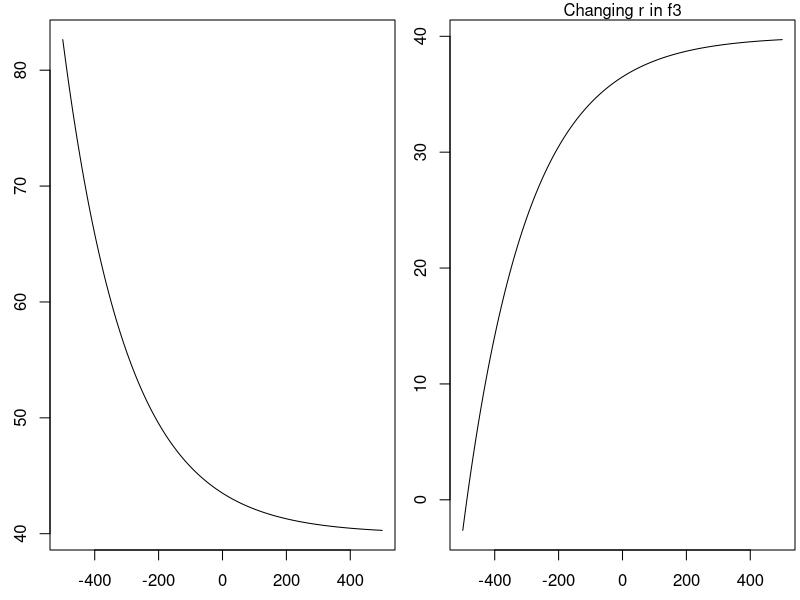
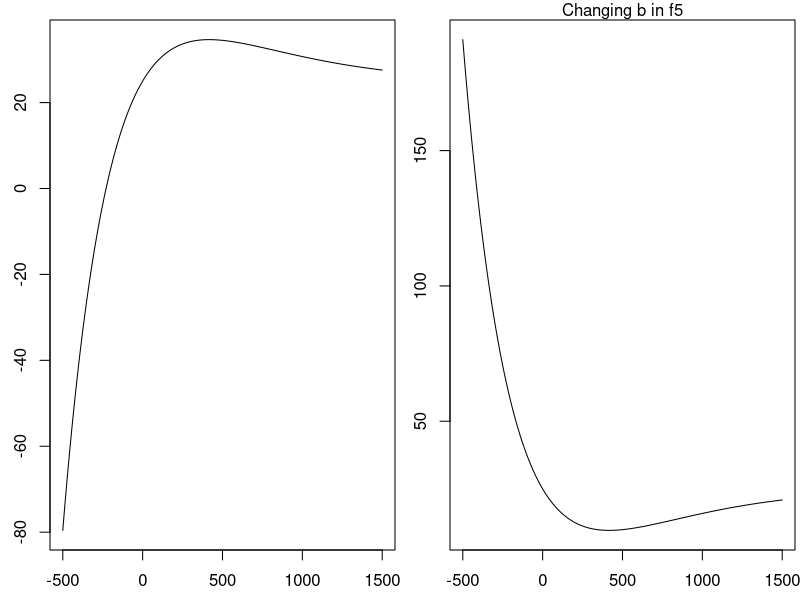

These charts were generated, in order, by the following R code:
## ---- chunk 1
knitr::opts_chunk$set(echo = TRUE)
## ---- chunk 2
rm(list=ls())
f3 <- function(x, s,r,L){

  
  s + r*exp(-L*x)
}

x <- seq(-500,500)
s <- 40
r1 <- 3.5
L <- .005
y1 <- f3(x, s,r1,L)

par(mfrow=c(1,2),mar=c(2.5,2.5,1,0.25))
plot(x,y1,type='l',xlim=c(-500,500))

r2 <- -3.5
y2 <- f3(x, s,r2,L)

plot(x,y2,type='l',xlim=c(-500,500))
mtext('Changing r in f3', side = 3, line = 0)
## ---- chunk 3
rm(list=ls())
f5 <- function(x, a,b,C){
  
  a+b*x*exp(-C*x)
}

x <- seq(-500,1500)
a <- 25
b1 <- 0.063
C <- 0.0024
y1 <- f5(x, a,b1,C)

par(mfrow=c(1,2),mar=c(2.5,2.5,1,0.25))
plot(x,y1,type='l',xlim=c(-500,1500))

b2 <- -0.1
y2 <- f5(x, a,b2,C)

plot(x,y2,type='l',xlim=c(-500,1500))
mtext('Changing b in f5', side = 3, line = 0)
